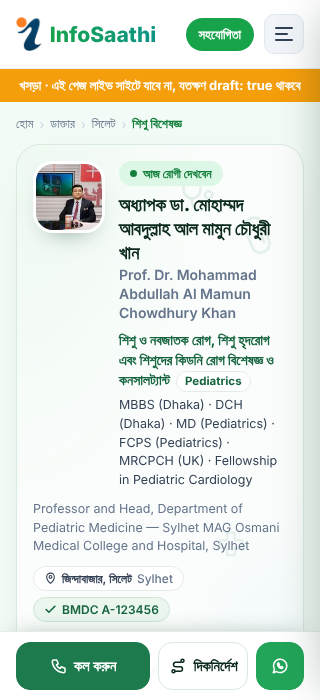
#> input picture bar320.png, 320 x 700 px
$ python -i prep-doctor-images.py   (imports and definitions only)
#> lines starting #> are read from the running program, lines starting #| are printed output that depends on the picture
#> further down, picture is the input picture: PIL image 320x700 RGB; mean R, G, B 223.4, 230.5, 219.2
#!/usr/bin/env python3
"""Prepare a doctor's two photos for the site.

  python3 scripts/prep-doctor-images.py <slug> <profile-photo> [<banner-photo>] [--out DIR]

slug    : the doctor's file name without .yaml, e.g. prof-dr-k-m-akhtaruzzaman
profile : the portrait. Cropped to a square around the face (falls back to the upper middle).
banner  : the visiting card. NOT cropped, only shrunk if wider than 1600 px.
Writes <slug>.jpg and <slug>-card.jpg to src/content/doctors/images/ (or --out) and prints the YAML lines.
Never enlarges a photo: a small source stays small and gets a warning.
"""
import sys, os
from PIL import Image, ImageOps
try:
    import cv2, numpy as np
except Exception:   # no OpenCV: fall back to the upper-middle crop
    cv2 = None

def load(path):
    im = ImageOps.exif_transpose(Image.open(path))
    return im.convert('RGB')

def face_square(im):
    w, h = im.size
#> w = 320; h = 700
    faces = []
    try:   # needs opencv-python-headless < 5 (version 5 dropped the cascade classifier)
        gray = cv2.cvtColor(np.array(im), cv2.COLOR_RGB2GRAY)
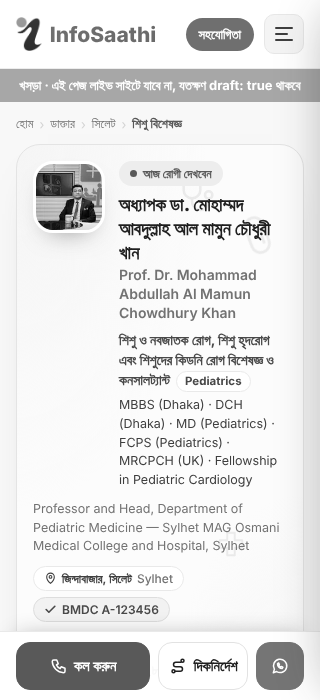
#> gray: shape (700, 320); min 2, max 255, mean 227.1
        cas = cv2.CascadeClassifier(cv2.data.haarcascades + 'haarcascade_frontalface_default.xml')
        faces = cas.detectMultiScale(gray, 1.1, 5, minSize=(max(30, w // 12), max(30, w // 12)))
#> faces = ()
    except Exception:
        faces = []
    side = min(w, h)
#> side = 320
    if len(faces):
        x, y, fw, fh = max(faces, key=lambda f: f[2] * f[3])
        cx, cy = x + fw / 2, y + fh / 2 + fh * 0.35      # keep some shoulders below the face
        side = int(min(max(fw * 2.6, side * 0.55), min(w, h)))
        found = True
    else:
        cx, cy, found = w / 2, h * 0.38, False           # portraits: the face is usually in the upper part
#> cx = 160; cy = 266; found = False
    left = int(min(max(cx - side / 2, 0), w - side)); top = int(min(max(cy - side / 2, 0), h - side))
#> after `left = int(min(max(cx - side / 2, 0), w - side))`: left = 0
#> after `top = int(min(max(cy - side / 2, 0), h - side))`: top = 106
    return im.crop((left, top, left + side, top + side)), found

def main():
    a = [x for x in sys.argv[1:]]
    out = 'src/content/doctors/images'
    if '--out' in a:
        i = a.index('--out'); out = a[i + 1]; del a[i:i + 2]
    if len(a) < 2:
        print(__doc__); sys.exit(1)
    slug, prof = a[0], a[1]; card = a[2] if len(a) > 2 else None
    os.makedirs(out, exist_ok=True)
    im = load(prof); sq, found = face_square(im)
    if sq.width > 800: sq = sq.resize((800, 800), Image.LANCZOS)
    sq.save(f'{out}/{slug}.jpg', quality=92)
    print(f'profile: {im.size} -> {sq.size} square; face {"found" if found else "NOT found (fallback crop, check it by eye)"}')
    if min(im.size) < 400: print('WARNING: profile photo is small (<400 px); it will look soft')
    yaml = [f'photo: ./images/{slug}.jpg']
    if card:
        c = load(card)
        if c.width > 1600: c = c.resize((1600, round(c.height * 1600 / c.width)), Image.LANCZOS)
        c.save(f'{out}/{slug}-card.jpg', quality=90)
        print(f'banner : {c.size} (not cropped)')
        if c.width < 800: print('WARNING: banner is narrow (<800 px); text may be hard to read')
        yaml += [f'banner: ./images/{slug}-card.jpg', 'banner_month: 2026-10-01   # month the card was photographed']
    print('\n'.join(yaml))

# [1 line not run here, left out]

>>> from PIL import Image
>>> picture = Image.open('../bar320.png')
>>> result = face_square(picture)
